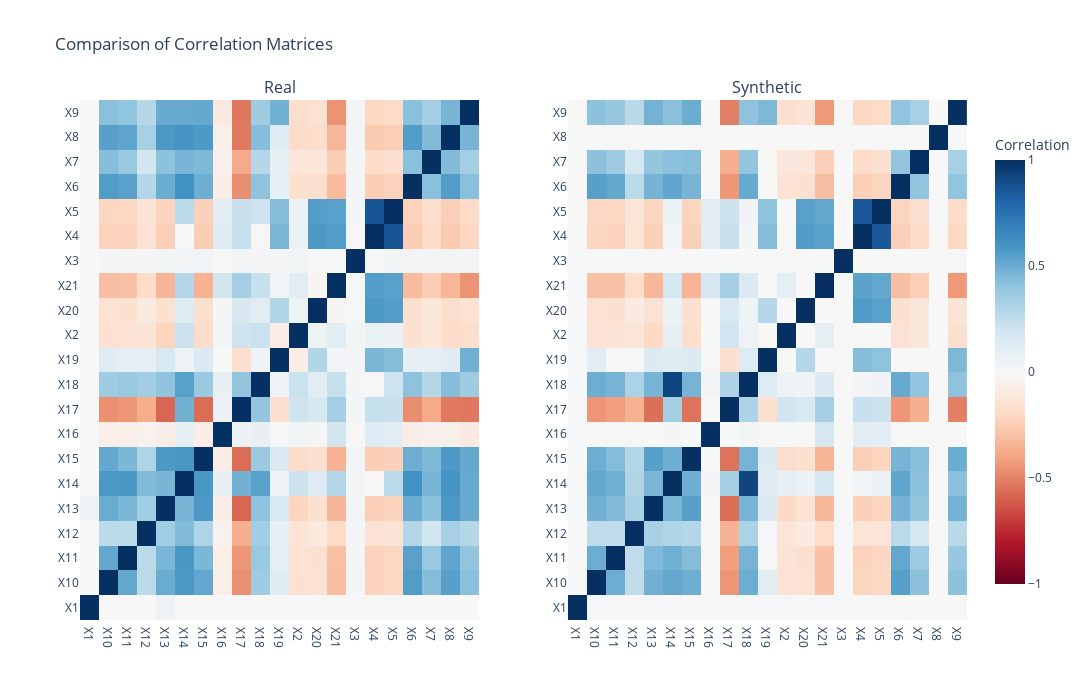

The cell this chart's notebook holds for it:
### Code cell
plot_correlation_matrices(correlation_matrix_orig, correlation_matrix_syn_full, "Real", "Synthetic")

### Figure 1 — Plotly figure (JSON) as saved in the notebook; plotly's stock layout.template omitted (floating-point values rounded to 4 significant figures; data arrays with more than 128 entries replaced by an {"elided": "..."} marker saying what was removed)
{"data": [{"colorbar": {"len": 0.9, "title": {"text": "Correlation"}}, "colorscale": [[0, "rgb(103,0,31)"], [0.1, "rgb(178,24,43)"], [0.2, "rgb(214,96,77)"], [0.3, "rgb(244,165,130)"], [0.4, "rgb(253,219,199)"], [0.5, "rgb(247,247,247)"], [0.6, "rgb(209,229,240)"], [0.7, "rgb(146,197,222)"], [0.8, "rgb(67,147,195)"], [0.9, "rgb(33,102,172)"], [1, "rgb(5,48,97)"]], "hoverongaps": false, "hovertemplate": "X: %{x}<br>Y: %{y}<br>Corr: %{z:.2f}<extra></extra>", "type": "heatmap", "x": ["X1", "X10", "X11", "X12", "X13", "X14", "X15", "X16", "X17", "X18", "X19", "X2", "X20", "X21", "X3", "X4", "X5", "X6", "X7", "X8", "X9"], "xaxis": "x", "y": ["X1", "X10", "X11", "X12", "X13", "X14", "X15", "X16", "X17", "X18", "X19", "X2", "X20", "X21", "X3", "X4", "X5", "X6", "X7", "X8", "X9"], "yaxis": "y", "z": {"elided": "21x21 float values"}, "zmax": 1, "zmin": -1}, {"colorscale": [[0, "rgb(103,0,31)"], [0.1, "rgb(178,24,43)"], [0.2, "rgb(214,96,77)"], [0.3, "rgb(244,165,130)"], [0.4, "rgb(253,219,199)"], [0.5, "rgb(247,247,247)"], [0.6, "rgb(209,229,240)"], [0.7, "rgb(146,197,222)"], [0.8, "rgb(67,147,195)"], [0.9, "rgb(33,102,172)"], [1, "rgb(5,48,97)"]], "hoverongaps": false, "hovertemplate": "X: %{x}<br>Y: %{y}<br>Corr: %{z:.2f}<extra></extra>", "showscale": false, "type": "heatmap", "x": ["X1", "X10", "X11", "X12", "X13", "X14", "X15", "X16", "X17", "X18", "X19", "X2", "X20", "X21", "X3", "X4", "X5", "X6", "X7", "X8", "X9"], "xaxis": "x2", "y": ["X1", "X10", "X11", "X12", "X13", "X14", "X15", "X16", "X17", "X18", "X19", "X2", "X20", "X21", "X3", "X4", "X5", "X6", "X7", "X8", "X9"], "yaxis": "y2", "z": {"elided": "21x21 float values"}, "zmax": 1, "zmin": -1}], "layout": {"annotations": [{"font": {"size": 16}, "showarrow": false, "text": "Real", "x": 0.225, "xanchor": "center", "xref": "paper", "y": 1, "yanchor": "bottom", "yref": "paper"}, {"font": {"size": 16}, "showarrow": false, "text": "Synthetic", "x": 0.775, "xanchor": "center", "xref": "paper", "y": 1, "yanchor": "bottom", "yref": "paper"}], "height": 700, "showlegend": false, "title": {"text": "Comparison of Correlation Matrices"}, "width": 1200, "xaxis": {"anchor": "y", "domain": [0, 0.45]}, "xaxis2": {"anchor": "y2", "domain": [0.55, 1]}, "yaxis": {"anchor": "x", "domain": [0, 1]}, "yaxis2": {"anchor": "x2", "domain": [0, 1]}}}
